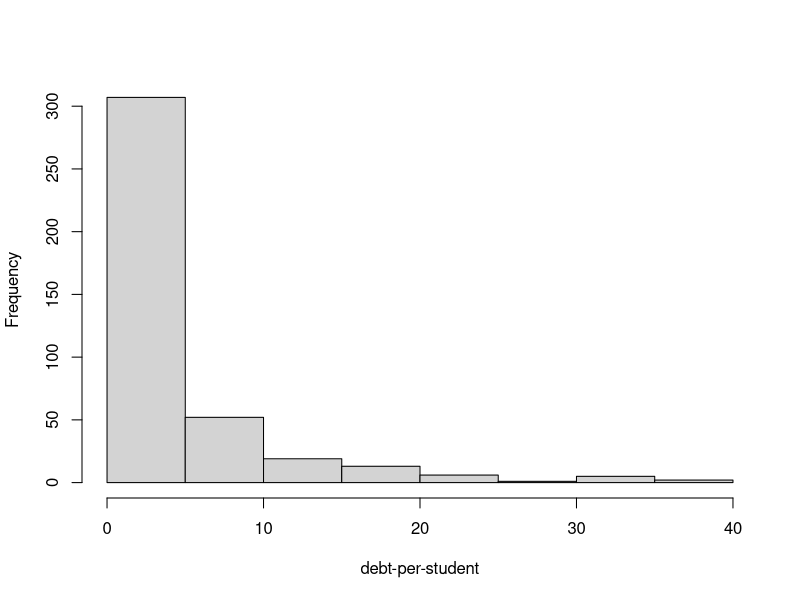
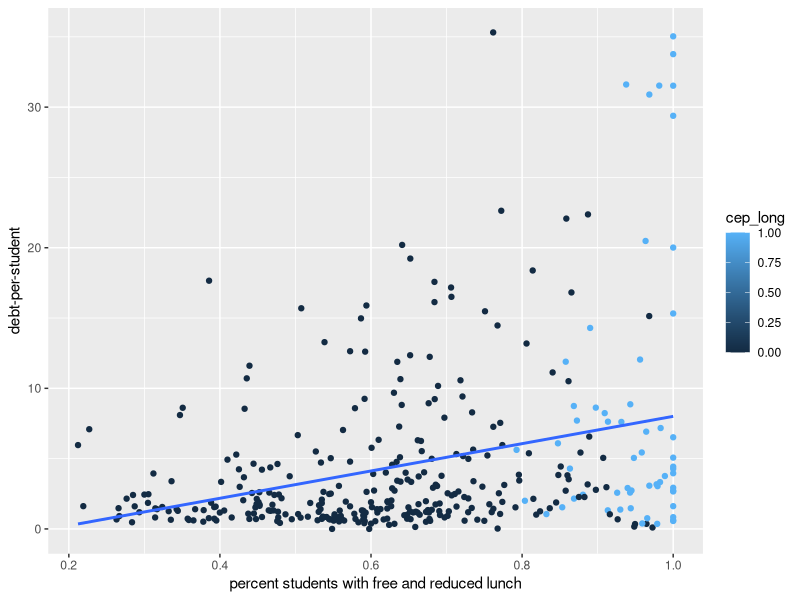
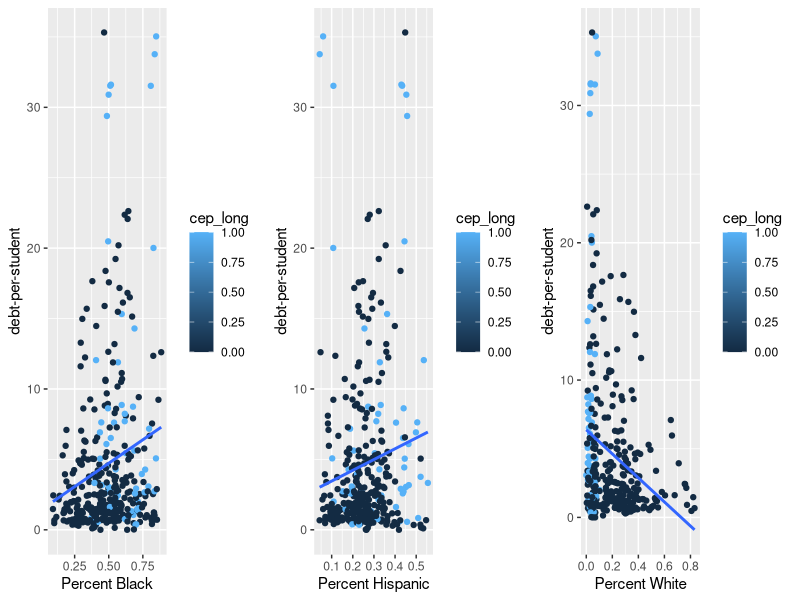
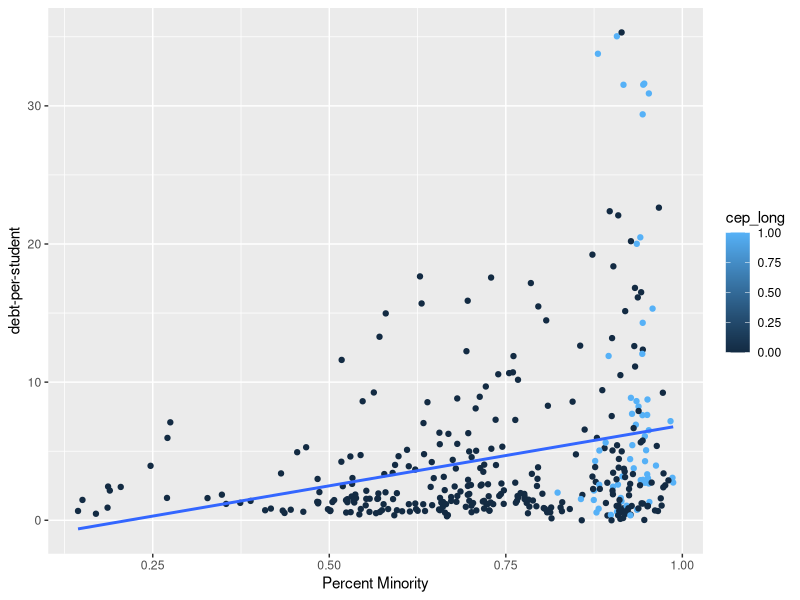
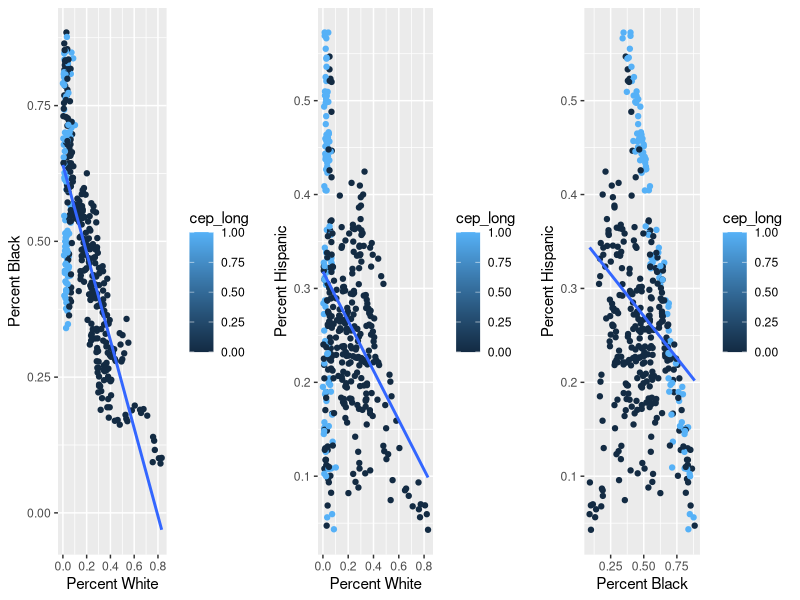
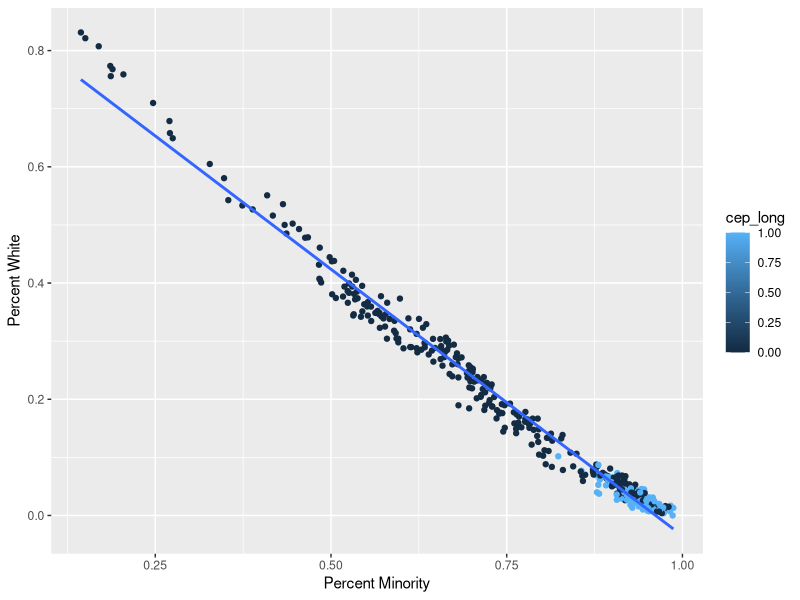
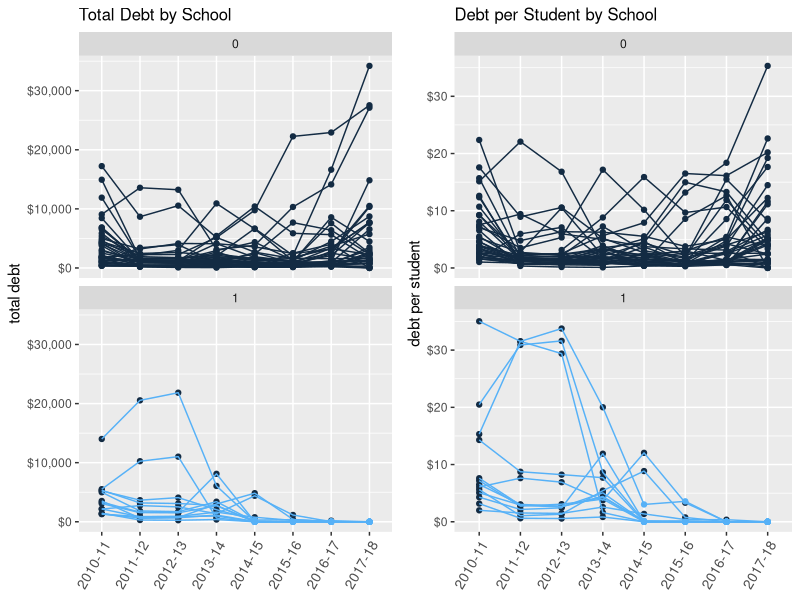
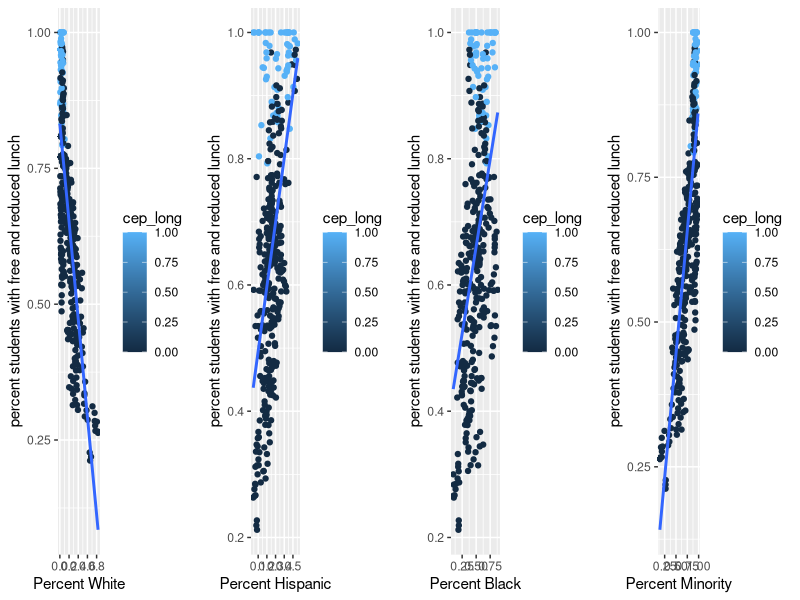

Reproduce these figures in R, in order. (Note: this script raises an error after producing the figures.)
## ---- chunk 1
knitr::opts_chunk$set(warning = FALSE, echo = FALSE, message = FALSE)

library(readxl) # read spreadsheets
library(dplyr) # wrangling
library(ggplot2) # graphing
library(tidyr) # reshaping
library(stringr) # string manipulation
library(data.table) # working with tables
library(cowplot) # layout plots
library(knitr) # nice tables

df = read.csv("./data/lunchdebt.csv")
## ---- chunk 2
# debt over time, excluding non-standard and inactive schools
df %>%
  group_by(year) %>%
  summarise(total_debt = sum(unpaid, na.rm = TRUE),
            mean_debt_per_student = mean(debt_per_student, na.rm = TRUE),
            fullprice_lunches = total_debt/2.90)

# percent change since 2014-15, first CEP year
mean(df$debt_per_student[df$ts==2017])/mean(df$debt_per_student[df$ts==2014])
## ---- chunk 3
# histogram
hist(df$debt_per_student, main = "", xlab = "debt-per-student")
## ---- chunk 4
# scatterplot of debt vs. pct needy
ggplot(df[df$cep == 0,], aes(pct_free_reduced, debt_per_student)) +
  geom_point(aes(col = cep_long)) +
  xlab("percent students with free and reduced lunch") +
  ylab("debt-per-student") +
  geom_smooth(method = "lm", se = FALSE)

# scatterplot of debt vs. pct black
g1 = ggplot(df[df$cep == 0,], aes(pct_black, debt_per_student)) +
  geom_point(aes(col = cep_long)) +
  xlab("Percent Black") +
  ylab("debt-per-student") +
  geom_smooth(method = "lm", se = FALSE)

# scatterplot of debt vs. pct hispanic
g2 = ggplot(df[df$cep == 0,], aes(pct_hispanic, debt_per_student)) +
  geom_point(aes(col = cep_long)) +
  xlab("Percent Hispanic") +
  ylab("debt-per-student") +
  geom_smooth(method = "lm", se = FALSE)

# scatterplot of debt vs. pct white
g3 = ggplot(df[df$cep == 0,], aes(pct_white, debt_per_student)) +
  geom_point(aes(col = cep_long)) +
  xlab("Percent White") +
  ylab("debt-per-student") +
  geom_smooth(method = "lm", se = FALSE)

plot_grid(g1, g2, g3, ncol = 3)

ggplot(df[df$cep == 0,], aes(pct_minority, debt_per_student)) +
  geom_point(aes(col = cep_long)) +
  xlab("Percent Minority") +
  ylab("debt-per-student") +
  geom_smooth(method = "lm", se = FALSE)

g1 = ggplot(df, aes(pct_white, pct_black)) +
  geom_point(aes(col = cep_long)) +
  geom_smooth(method = "lm", se = FALSE) +
  xlab("Percent White") +
  ylab("Percent Black")

g2 = ggplot(df, aes(pct_white, pct_hispanic)) +
  geom_point(aes(col = cep_long)) +
  geom_smooth(method = "lm", se = FALSE) +
  xlab("Percent White") +
  ylab("Percent Hispanic")

g3 = ggplot(df, aes(pct_black, pct_hispanic)) +
  geom_point(aes(col = cep_long)) +
  geom_smooth(method = "lm", se = FALSE) +
  xlab("Percent Black") +
  ylab("Percent Hispanic")

plot_grid(g1, g2, g3, ncol = 3)

ggplot(df, aes(pct_minority, pct_white)) +
  geom_point(aes(col = cep_long)) +
  geom_smooth(method = "lm", se = FALSE) +
  xlab("Percent Minority") +
  ylab("Percent White")
## ---- chunk 5
# debt by school over time
p1 = ggplot(df, aes(year, unpaid, group = school_no, col = cep_long)) +
  geom_point(aes(col=cep)) +
  geom_line() +
  ylab("total debt") +
  ggtitle("Total Debt by School") +
  scale_y_continuous(labels = scales::dollar) +
  theme(legend.position = "none",
        axis.text.x = element_text(angle = 60, hjust = 1, size = 10),
        axis.title.x = element_blank(),
        plot.title = element_text(size = 12)) +
  facet_wrap(~ cep_long, nrow = 2)

# debt/student over time
p2 = ggplot(df, aes(year, debt_per_student, group = school_no, col = cep_long)) +
  geom_point(aes(col=cep)) +
  geom_line() +
  ylab("debt per student") +
  ggtitle("Debt per Student by School") +
  scale_y_continuous(labels = scales::dollar) +
  theme(legend.position = "none",
        axis.text.x = element_text(angle = 60, hjust = 1, size = 10),
        axis.title.x = element_blank(),
        plot.title = element_text(size = 12)) +
  facet_wrap(~ cep_long, nrow = 2)

plot_grid(p1, p2)
## ---- chunk 6
g1 = ggplot(df[df$cep == 0,], aes(pct_white, pct_free_reduced)) +
  geom_point(aes(col = cep_long)) +
  geom_smooth(method = "lm", se = FALSE) +
  xlab("Percent White") +
  ylab("percent students with free and reduced lunch")

g2 = ggplot(df[df$cep == 0,], aes(pct_hispanic, pct_free_reduced)) +
  geom_point(aes(col = cep_long)) +
  geom_smooth(method = "lm", se = FALSE) +
  xlab("Percent Hispanic") +
  ylab("percent students with free and reduced lunch")

g3 = ggplot(df[df$cep == 0,], aes(pct_black, pct_free_reduced)) +
  geom_point(aes(col = cep_long)) +
  geom_smooth(method = "lm", se = FALSE) +
  xlab("Percent Black") +
  ylab("percent students with free and reduced lunch")

g4 = ggplot(df[df$cep == 0,], aes(pct_minority, pct_free_reduced)) +
  geom_point(aes(col = cep_long)) +
  geom_smooth(method = "lm", se = FALSE) +
  xlab("Percent Minority") +
  ylab("percent students with free and reduced lunch")

plot_grid(g1, g2, g3, g4, ncol = 4)
## ---- chunk 7
b1 = ggplot(df[df$cep == 0,], aes(urban_centric_locale, unpaid)) +
  geom_boxplot()

b2 = ggplot(df[df$cep == 0,], aes(urban_centric_locale, debt_per_student)) +
  geom_boxplot()

plot_grid(b1, b2, ncol = 2)
## ---- chunk 8
b1 = ggplot(df, aes(urban_centric_locale, pct_white)) +
  geom_boxplot() +
  ylim(c(0,1))

b2 = ggplot(df, aes(urban_centric_locale, pct_black)) +
  geom_boxplot() +
  ylim(c(0,1))

b3 = ggplot(df, aes(urban_centric_locale, pct_hispanic)) +
  geom_boxplot() +
  ylim(c(0,1))

b4 = ggplot(df, aes(urban_centric_locale, pct_minority)) +
  geom_boxplot() +
  ylim(c(0,1))

plot_grid(b1, b2, b3, b4, ncol = 4)
## ---- chunk 9
df %>%
  filter(cep == 0) %>%
  group_by(grade_clean) %>%
  summarise(mean_debt = mean(unpaid),
            mean_dps = mean(debt_per_student))

debtByGrade = df %>%
  filter(cep == 0) %>%
  group_by(year, grade_clean) %>%
  summarise(mean_dps = mean(debt_per_student))

ggplot(debtByGrade, aes(year, mean_dps, group=grade_clean, col=grade_clean)) +
  geom_point() +
  geom_line() +
  ylab("Debt per Student") +
  ggtitle("Debt per Student by Grade Level") +
  scale_y_continuous(labels = scales::dollar) +
  theme(axis.text.x = element_text(angle = 60, hjust = 1, size = 10),
        axis.title.x = element_blank(),
        plot.title = element_text(size = 12))
## ---- chunk 10
b1 = ggplot(df[df$cep == 0,], aes(grade_clean, unpaid)) +
  geom_boxplot()

b2 = ggplot(df[df$cep == 0,], aes(grade_clean, debt_per_student)) +
  geom_boxplot()

plot_grid(b1, b2, ncol = 2)
## ---- chunk 11
# read CEP elibility data
elig = read.csv("./data/2018_cep_annual_notif.csv", stringsAsFactors = FALSE)

# clean col names
colnames(elig) = colnames(elig) %>%
  tolower(.) %>%
  gsub("\\.+","_",.)

# filter to durham
elig = elig[elig$lea_id==320,]

# select cols
elig = elig[,c("school_id","eligible_to_participate","currently_participating","near_eligible_to_participate")]

# rename col
colnames(elig)[1] = "school_no"

# indicators
elig[,2] = ifelse(elig[,2]=="X",1,0)
elig[,3] = ifelse(elig[,3]=="X",1,0)
elig[,4] = ifelse(elig[,4]=="X",1,0)

# filter to 2017-18 data
# and arrange by school name
df17 = df %>%
  filter(ts == 2017) %>%
  arrange(school_name)

df17 = left_join(df17, elig, by = "school_no")

# Eligibility and participation counts
df17 %>%
  summarise(elig = sum(eligible_to_participate),
            part = sum(currently_participating),
            near = sum(near_eligible_to_participate))
## ---- chunk 12
# total debt for eligible but not participating schools
df17 %>%
  group_by(eligible_to_participate, currently_participating) %>%
  summarise(unpaid = sum(unpaid),
            mean_dps = mean(debt_per_student),
            avg_free_reduced = mean(pct_free_reduced),
            avg_pct_minority = mean(pct_minority))

# percentage of total 2017-18 debt
sum(df17$unpaid[(df17$eligible_to_participate==1) & (df17$cep==0)])/sum(df17$unpaid)
## ---- chunk 13
ggplot(df[df$cep_long==1,], aes(year, unpaid, group=school_name, col=school_name)) +
  geom_point() +
  geom_line() +
  scale_y_continuous(labels = scales::dollar) +
  theme(axis.text.x = element_text(angle = 60, hjust = 1, size = 10),
        axis.title.x = element_blank(),
        plot.title = element_text(size = 12))
## ---- chunk 14
df %>%
  group_by(cep_long) %>%
  summarise(mean_minority = mean(pct_minority))
## ---- chunk 15
# TODO: quantify debt among CEP schools the year before they enrolled in the program
# this is a slightly inaccurate representation of total debt
df %>%
  filter(ts < 2015) %>%
  group_by(cep_long) %>%
  summarise(mean_dps = mean(debt_per_student),
            mean_debt = mean(unpaid))
